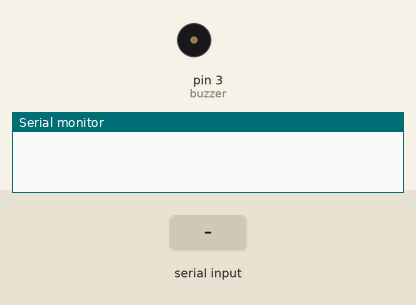
This sketch was run on a simulated Arduino Uno, built with avr-gcc and run on an emulated ATmega328P. Parts: buzzer (waves = sounding), the last lines printed to the serial monitor. The test bench sets the inputs (shaded band).

Above: at 1.2 s.
1.3 s: "g" received over Serial
At 1.9 s:
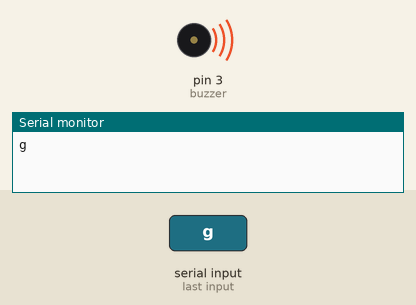
2.8 s: "1" received over Serial
Timing chart, 0 to 5.8 s (numbered marks = the images above; inputs shaded):
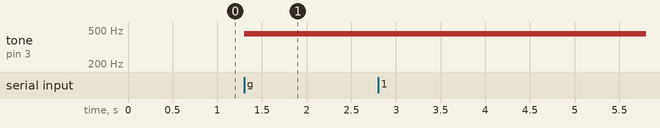

Measured:
- after the input at 1.3 s, tone on pin 3 (buzzer): silent → 450 Hz at once

The sketch:

test_case.ino
```cpp
int buzzer=3;
void setup() {
  // put your setup code here, to run once:
  Serial.begin(9600);


}

void loop() {
  // put your main code here, to run repeatedly:
if(Serial.available()>0){
  char rx=char (Serial.read());
  Serial.println(rx);

  if(rx=='g'){
    tone(buzzer,450);
  }
  //digitalWrite(12,LOW);

  }
}
```
